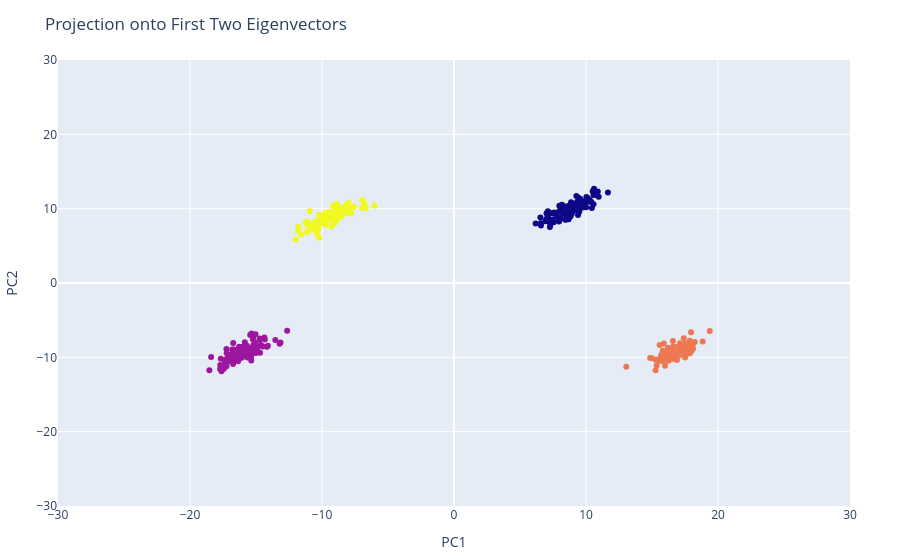

Notebook code for this chart:
### Markdown cell above
**4)**
Show a scatter plot of the data projected onto the first two principal components (that is, plot the dot product of the data with the first component versus the dot product with the second component). Use `plt.plot()`, requesting circular plot symbols and no connecting lines; set the two axes to use equal scales with `plt.xlim()` and `plt.ylim()`.

### Code cell
# Project mean-subtracted neuron_data onto the first two eigenvectors
neuron_data_centered = neuron_data .- mean(neuron_data, dims=1)
projection_1 = neuron_data_centered * eigenvectors[:, 1]  # Project onto the first eigenvector
projection_2 = neuron_data_centered * eigenvectors[:, 2]  # Project onto the second eigenvector

# Create class labels (1, 2, 3)
labels = repeat(1:length(response_means), inner = n_samples)

# Create the scatter plot using PlotlyJS
plt = PlotlyJS.plot(
    [PlotlyJS.scatter(x=projection_1, y=projection_2, mode="markers",marker=attr(color=labels, colorscale="viridis"),text=labels)],
    Layout(
        title="Projection onto First Two Eigenvectors",
        xaxis_title="PC1",
        yaxis_title="PC2",
        xaxis_range=[-30, 30],
        yaxis_range=[-30, 30]
    )
)
display(plt)

### Figure 1 — Plotly figure (JSON) as saved in the notebook; plotly's stock layout.template omitted (floating-point values rounded to 4 significant figures; data arrays with more than 128 entries replaced by an {"elided": "..."} marker saying what was removed)
{"data": [{"marker": {"color": {"elided": "400 int values"}, "colorscale": "viridis"}, "mode": "markers", "text": {"elided": "400 int values"}, "type": "scatter", "x": {"elided": "400 float values"}, "y": {"elided": "400 float values"}}], "layout": {"margin": {"b": 50, "l": 50, "r": 50, "t": 60}, "title": "Projection onto First Two Eigenvectors", "xaxis": {"range": [-30, 30], "title": {"text": "PC1"}}, "yaxis": {"range": [-30, 30], "title": {"text": "PC2"}}}}
